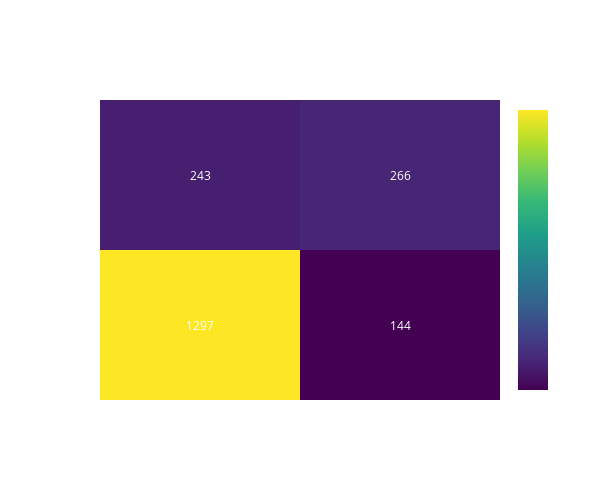

The code cell stored with this chart in its notebook:
### Markdown cell above
### 5.7.2.1 Logistic Regression Confusion Matrix <a id='5.7.2.1_LR_CM'></a>

### Code cell
confusion_matrix_plot(X_train,y_train,X_test,y_test, y_pred_LR,best_LR,"Logistic Regression")

### Figure 1 — Plotly figure (JSON) as saved in the notebook; plotly's stock layout.template omitted (floating-point values rounded to 4 significant figures)
{"data": [{"colorbar": {"tickfont": {"color": "white"}, "title": {"font": {"color": "white"}}}, "colorscale": [[0, "#440154"], [0.1111, "#482878"], [0.2222, "#3e4989"], [0.3333, "#31688e"], [0.4444, "#26828e"], [0.5556, "#1f9e89"], [0.6667, "#35b779"], [0.7778, "#6ece58"], [0.8889, "#b5de2b"], [1, "#fde725"]], "reversescale": false, "showscale": true, "type": "heatmap", "x": ["No Churn", "Churn"], "y": ["No Churn", "Churn"], "z": [[1297, 144], [243, 266]]}], "layout": {"annotations": [{"font": {"color": "white"}, "showarrow": false, "text": "1297", "x": "No Churn", "xref": "x", "y": "No Churn", "yref": "y"}, {"font": {"color": "white"}, "showarrow": false, "text": "144", "x": "Churn", "xref": "x", "y": "No Churn", "yref": "y"}, {"font": {"color": "white"}, "showarrow": false, "text": "243", "x": "No Churn", "xref": "x", "y": "Churn", "yref": "y"}, {"font": {"color": "white"}, "showarrow": false, "text": "266", "x": "Churn", "xref": "x", "y": "Churn", "yref": "y"}], "height": 500, "margin": {"b": 100, "l": 100, "r": 100, "t": 100}, "paper_bgcolor": "rgba(0,0,0,0)", "plot_bgcolor": "rgba(0,0,0,0)", "title": {"font": {"color": "white", "family": "Arial", "size": 20}, "text": "Confusion Matrix - Logistic Regression", "x": 0.5, "xanchor": "center", "y": 0.9, "yanchor": "top"}, "width": 600, "xaxis": {"dtick": 1, "gridcolor": "rgb(0, 0, 0)", "side": "top", "tickfont": {"color": "white"}, "ticks": "", "title": {"font": {"color": "white"}}}, "yaxis": {"dtick": 1, "tickfont": {"color": "white"}, "ticks": "", "ticksuffix": "  ", "title": {"font": {"color": "white"}}}}}
